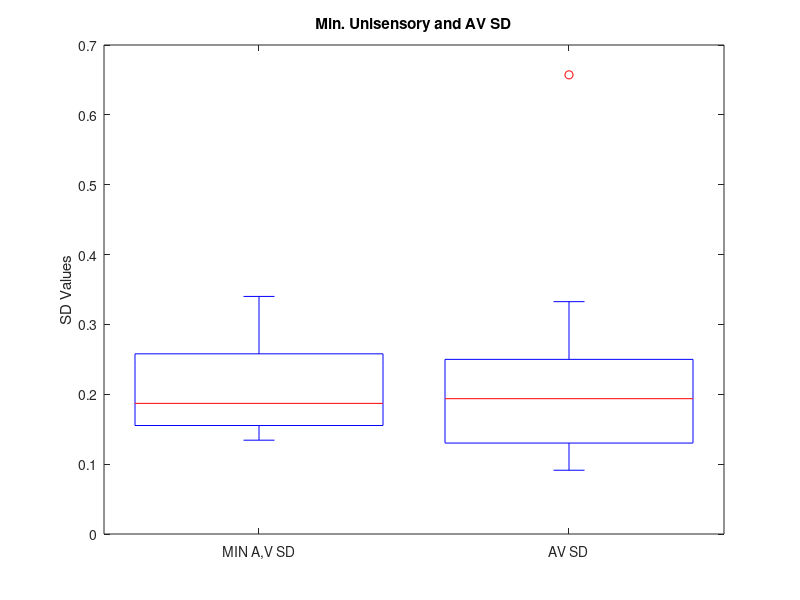

Here is the MATLAB script that generated this plot: (Note: this script raises an error after producing the figure.)
% Data for SD
BEST_SD = [0.1345 0.2081 0.3401 0.1688 0.187 0.2579 0.2669 0.1343 0.1553];
AV_SD = [0.1302	0.1937	0.6573	0.1423	0.3326	0.2212	0.25	0.1084	0.0913];

% Combine into a single matrix
sd_data = [BEST_SD', AV_SD'];

% Create box plots for SD data
figure;
h = boxplot(sd_data, 'Labels', {'MIN A,V SD', 'AV SD'});
title('Min. Unisensory and AV SD');
ylabel('SD Values');

% Color the boxes
set(h, {'linew'}, {2});
colors = {'m', 'g'}; % Red for AUD, Blue for VIS
h = findobj(gca, 'Tag', 'Box');
for j = 1:length(h)
   patch(get(h(j), 'XData'), get(h(j), 'YData'), colors{j}, 'FaceAlpha', 0.5);
end

% Add individual data points for SD
hold on;
scatter(ones(size(BEST_SD)), BEST_SD, 'g', 'filled', 'SizeData', 70);
scatter(2 * ones(size(AV_SD)), AV_SD, 'm', 'filled', 'SizeData', 70);

% Connect corresponding column values with a line for SD
for i = 1:length(BEST_SD)
    plot([1, 2], [BEST_SD(i), AV_SD(i)], 'k-', 'LineWidth', 1.5); % Thicker black line
end

hold off;
grid on;
set(gca, 'XTickLabelRotation', 45);
set(findall(gcf, '-property', 'FontSize'), 'FontSize', 24)

